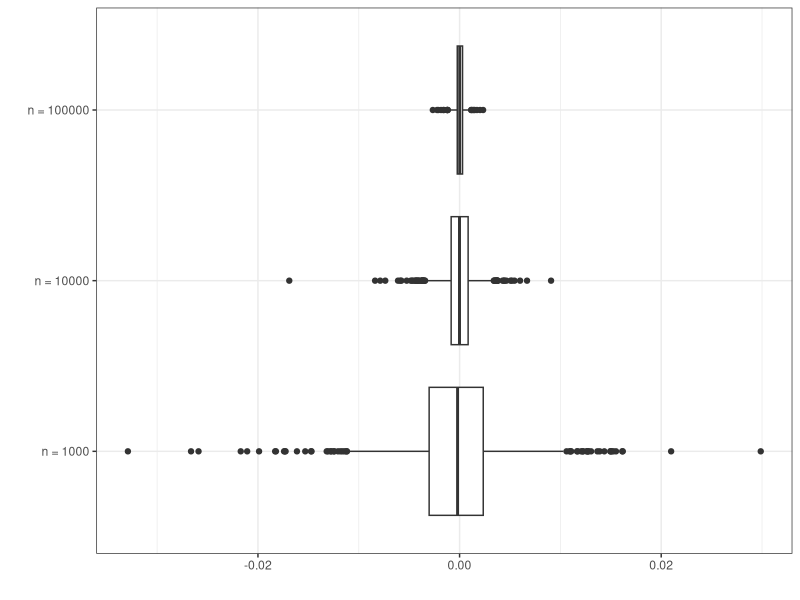
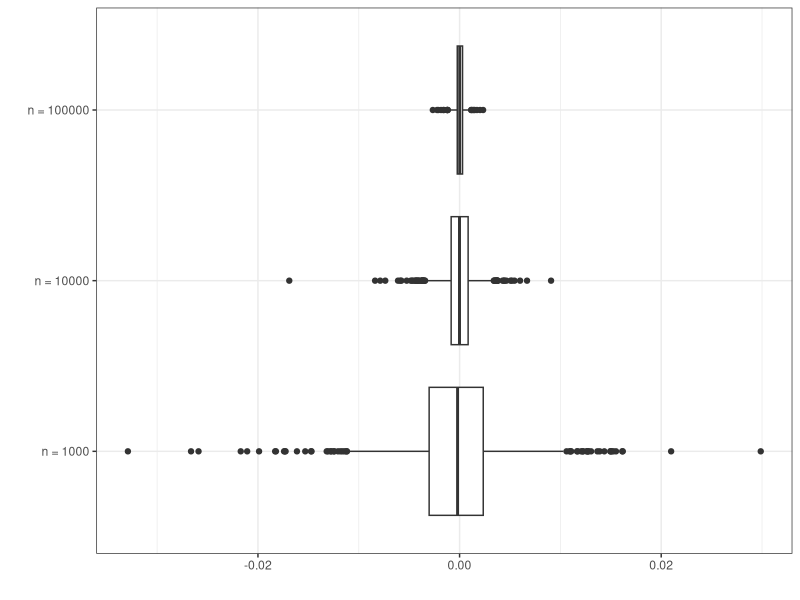

Reproduce these figures in R, in order.
#res40000<-read.csv("ScoringCalculators/simresults4000020220428233229.csv")
#res10000<-read.csv("ScoringCalculators/simresults1000020220428223014.csv")
#res1000<-read.csv("ScoringCalculators/simresults100020220428212247.csv")
#res100000<-read.csv("ScoringCalculators/simresults10000020220429000403.csv")

res40000<-read.csv("simresults4000020220428233229.csv")
res10000<-read.csv("simresults1000020220428223014.csv")
res1000<-read.csv("simresults100020220428212247.csv")
res100000<-read.csv("simresults10000020220429000403.csv")

# sum(!is.na(res1000$diff.probit))
# sum(!is.na(res10000$diff.probit))
# sum(!is.na(res100000$diff.probit))

# boxplot(list(res1000$diff.logistic[!is.na(res1000$diff.logistic)],
#              res10000$diff.logistic[!is.na(res10000$diff.logistic)],
#              res100000$diff.logistic[!is.na(res100000$diff.logistic)]),
#         horizontal=TRUE
# )

library(ggplot2)

combined_data <- data.frame(
  Value = c(res1000$diff.logistic[!is.na(res1000$diff.logistic)],
            res10000$diff.logistic[!is.na(res10000$diff.logistic)],
            res100000$diff.logistic[!is.na(res100000$diff.logistic)]),
  Group = rep(c("n = 1000", "n = 10000", "n = 100000"), 
              c(
                length(res1000$diff.logistic[!is.na(res1000$diff.logistic)]),
                length(res10000$diff.logistic[!is.na(res10000$diff.logistic)]),
                length(res100000$diff.logistic[!is.na(res100000$diff.logistic)])
              ))
)

# Create a horizontal boxplot
library(dplyr)
p <- ggplot(combined_data, aes(x = Value, y = Group)) +
  geom_boxplot() +
  labs(x = "", y = "") + theme_bw()

print(p)

# Save as EPS
ggsave("fig01.eps", plot = p, device = "eps")
